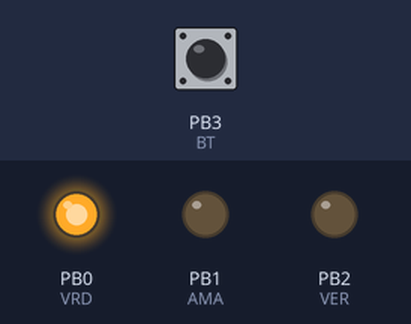
The program below on a simulated ATmega328P, built with avr-gcc and emulated at 16 MHz (the files do not name the chip). On the bench: output pins drawn as LEDs (lit = HIGH). The test bench sets the inputs (shaded band); at power-on: PB3 (BT) HIGH.

Above: at 0.1 s.
Timing chart, 0 to 1.6 s (numbered marks = the images above):
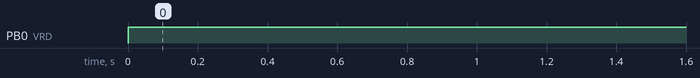

Measured:
- by itself, PB0 (VRD): LOW → HIGH at 0.00 s

The program:

main.c
```c
/**
 * @author Andre Menezes de Freitas Vale
 *
 * @brief Codigo que utiliza da interrupcao externas PCINTXX
 * para criar uma logica de semaforo simples
 *
*/

#ifndef F_CPU
    #define F_CPU 16000000UL
#endif

#include <avr/io.h>
#include <avr/interrupt.h>
#include <util/delay.h>

#include <stdint.h>
#include <stdbool.h>

#define VRD PB0
#define AMA PB1
#define VER PB2

#define BT PB3

#define SetBit(port, pin) (port |= (1<<pin))
#define ClrBit(port, pin) (port &= ~(1<<pin))
#define ToggleBit(port, pin) (port ^= (1<<pin))
#define TestBit(port, pin) (port & (1<<pin))

//===================================================
//  VARIAVEIS
//===================================================
volatile uint8_t i = 0; //Variavel de iteracao
volatile unsigned long tempo = 0; //Conta os segundos pela interrupcao
volatile bool ativar_logica = false; //Flag para ativar a logica
//===================================================
//  PROTOTIPOS
//===================================================
void setup();

void gpio_setup();
void interrupts_setup();
void timer1_setup();

void logica_semaforo();

ISR(PCINT0_vect);
ISR(TIMER1_COMPA_vect);
//===================================================
//  MAIN
//===================================================
int main()
{
    setup();
    sei();

    for(;;)
    {
        SetBit(PORTB, VRD);
    }

    return 0;
}

//===================================================
//  FUNCOES
//===================================================
/**
 * @brief Funcao de setup
*/
void setup()
{
    gpio_setup();

    interrupts_setup();

    timer1_setup();
}

/**
 * @brief Configuracao dos pinos utilizados
 *
 * @note Ativa o Pull-Up do botao
*/
void gpio_setup()
{
    SetBit(DDRB, VRD);
    SetBit(DDRB, AMA);
    SetBit(DDRB, VER);

    ClrBit(DDRB, BT);

    SetBit(PORTB, BT);
}

/**
 * @brief Configuracao da interrupcao externa
 *
 * @note Ativa as interrupcoes nos pinos PCINT0..7
 * e ativando especificamente o PCINT3
*/
void interrupts_setup()
{
    SetBit(PCICR, PCIE0);

    SetBit(PCMSK0, PCINT3);
}

/**
 * @brief Configuracao da interrupcao externa
 *
 * @note o clock do timer1 e de 16e6/1024 e o comparador
 * do OCR1A e a interrupcao pela comparacao, em suma, ativa
 * a interrupcao a cada segundo, aproximadamente
*/
void timer1_setup()
{
    SetBit(TCCR1B, WGM12);
    SetBit(TCCR1B, CS12);
    SetBit(TCCR1B, CS10);

    SetBit(TIMSK1, OCIE1A);

    OCR1A = 15625;
}

/**
 * @brief Logica do semaforo utilizada
 * na interrupcao
*/
void logica_semaforo()
{
    for(i=0; i<5; ++i)
    {
        ToggleBit(PORTB, VRD);
        _delay_ms(200);
    }

    ToggleBit(PORTB, AMA);
    _delay_ms(2000);
    ToggleBit(PORTB, AMA);

    SetBit(PORTB, VER);
    _delay_ms(2500);
    for(i=0; i<5; ++i)
    {
        ToggleBit(PORTB, VER);
        _delay_ms(500);
    }
    ClrBit(PORTB, VER);

    tempo = 0;

    ativar_logica = false;
}


/**
 * @brief Funcao interupcao caso haja alguma
 * mudanca no pino PCINT3 (PB3 ou pino 11)
 *
 * @note Essa interrupcao é ativada na mudanca
 * de estado do pino, tanto faz se foi de 0 para 1
 * ou de i para 0 (olhar datasheet cpt. 12)
*/
ISR(PCINT0_vect)
{
    if(!TestBit(PINB, BT) && ativar_logica)
        logica_semaforo();
}

/**
 * @brief Interrupcao de 1 segundo para contar
 * os segundos e ativar a flag para o semaforo
*/
ISR(TIMER1_COMPA_vect)
{
    if(tempo > 5)
        ativar_logica = true;

    ++tempo;
}
```
